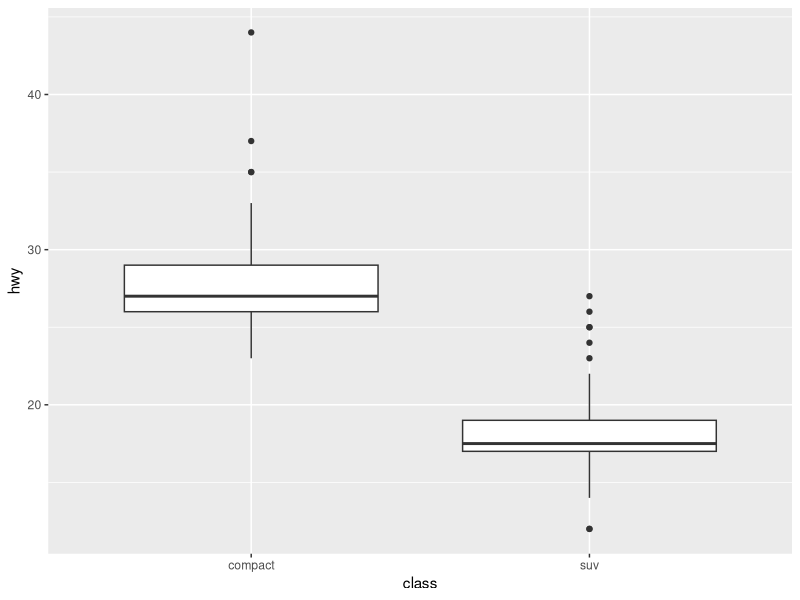
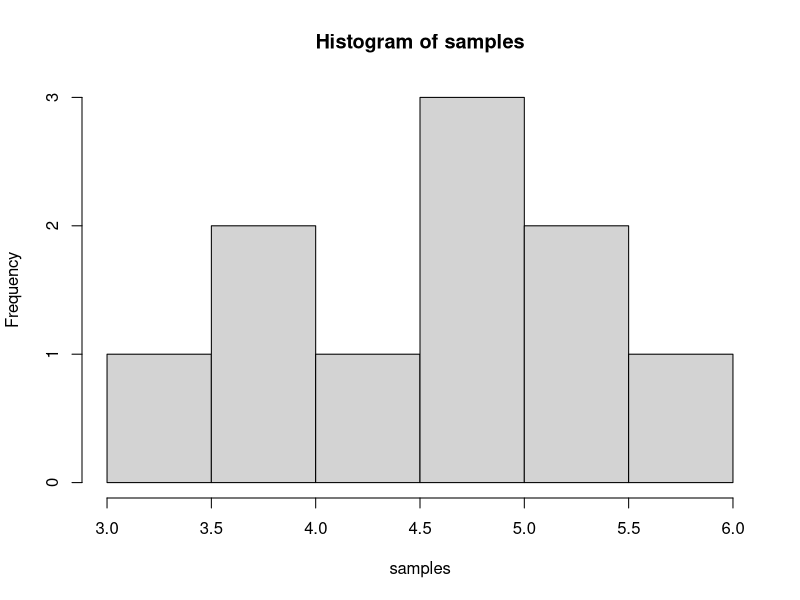

Recreate these plots in R, in order.
rm(list = ls())
library(tidyverse)

# ggplot2::mpg 데이터 프레임에서
# compact 자동차와 suv 자동차 연비차이
mpg_df <- mpg %>% 
  filter(class %in% c("compact","suv")) %>% 
  select(class, hwy)

mpg_df

ggplot(mpg_df) +
  geom_boxplot(mapping =aes(x= class, y = hwy))

mpg_df %>%  group_by(class) %>% 
  summarise(mean(hwy))

#t-검정 (T-test)
t.test(formula = hwy ~ class, data = mpg_df)

# 가설
# 영가설, 귀무가설(null hyporhesis)
# 대립가설(alternative hypothesis)
# p- value: 대립가설이 우연히도 발생할 수 있는 확률
# 보통 p-value < 0.05 이면,
# 대립가설이 우연히 발생할 확률이 작다는 의미이므로,
# 대립가설을 채택함(0가설을 기각)
# p-value > 0.05 이면,
# 대립가설이 우연히 발생할 확률이 크다는 의미이므로
# 영가설을 기각할 수 없다. (영가설 채택)

x <- c(7.4,1.4,5.7,2.5,8.5,9.7,6.6,8.3,3.7,6.8)
mean(x)

sample <- round(runif(n = 10, min = 0, max =10), digits = 1)
mean(sample)

samples <- c()
for (i in 1:10) {
  samples[i] <- mean(runif(n = 10, min = 0, max =10), digits = 1)
}
samples
hist(samples)
